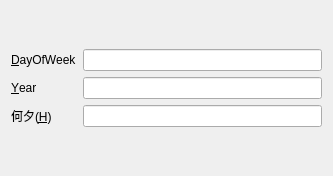
<?xml version="1.0" encoding="UTF-8"?>
<ui version="4.0">
 <class>Widget</class>
 <widget class="QWidget" name="Widget">
  <property name="geometry">
   <rect>
    <x>0</x>
    <y>0</y>
    <width>333</width>
    <height>176</height>
   </rect>
  </property>
  <property name="windowTitle">
   <string>Widget</string>
  </property>
  <layout class="QVBoxLayout" name="verticalLayout">
   <item>
    <layout class="QFormLayout" name="formLayout">
     <property name="formAlignment">
      <set>Qt::AlignLeading|Qt::AlignLeft|Qt::AlignVCenter</set>
     </property>
     <item row="0" column="0">
      <widget class="QLabel" name="label">
       <property name="text">
        <string>&amp;DayOfWeek</string>
       </property>
       <property name="buddy">
        <cstring>lineEditDayOfWeek</cstring>
       </property>
      </widget>
     </item>
     <item row="0" column="1">
      <widget class="QLineEdit" name="lineEditDayOfWeek"/>
     </item>
     <item row="1" column="0">
      <widget class="QLabel" name="label_2">
       <property name="text">
        <string>&amp;Year</string>
       </property>
       <property name="buddy">
        <cstring>lineEditYear</cstring>
       </property>
      </widget>
     </item>
     <item row="1" column="1">
      <widget class="QLineEdit" name="lineEditYear"/>
     </item>
     <item row="2" column="0">
      <widget class="QLabel" name="label_3">
       <property name="text">
        <string>何夕(&amp;H)</string>
       </property>
       <property name="buddy">
        <cstring>lineEditHeXi</cstring>
       </property>
      </widget>
     </item>
     <item row="2" column="1">
      <widget class="QLineEdit" name="lineEditHeXi"/>
     </item>
    </layout>
   </item>
  </layout>
 </widget>
 <tabstops>
  <tabstop>lineEditDayOfWeek</tabstop>
  <tabstop>lineEditYear</tabstop>
  <tabstop>lineEditHeXi</tabstop>
 </tabstops>
 <resources/>
 <connections/>
</ui>
